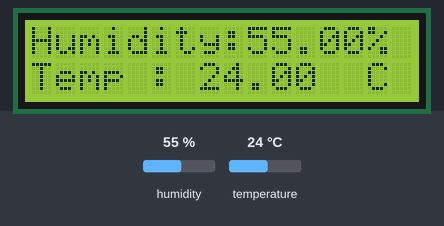
Bench run of a sketch on a simulated Arduino Uno, built with avr-gcc and run on an emulated ATmega328P. Shown: 16×2 character LCD. The inputs (shaded band) are chosen by the test bench; at power-on: humidity 55 %, temperature 24 °C. What the sketch prints to the serial monitor is not drawn.

Above: at 2.7 s.
2.8 s: humidity set to 22 %
At 7.7 s:
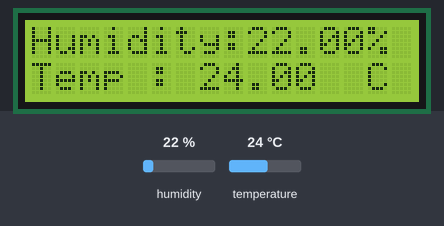
8.8 s: temperature set to 12 °C
At 12.4 s:
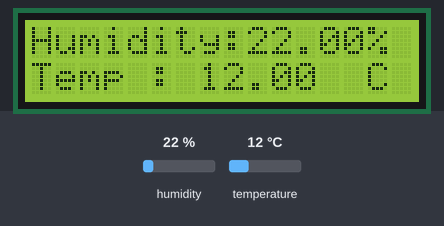
14.8 s: humidity set to 40 %
At 17.1 s:
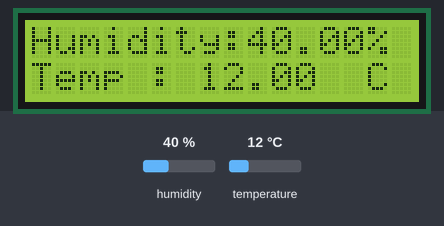
20.8 s: temperature set to 19 °C
At 23.0 s:
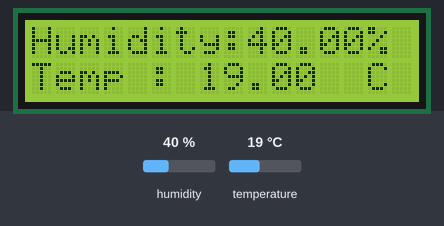
Timing chart, 0 to 24.5 s (numbered marks = the images above; inputs shaded):
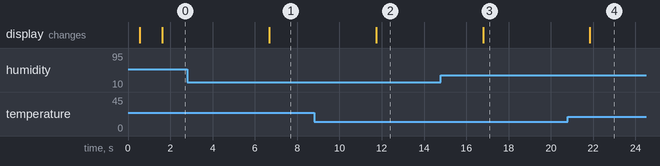

Measured:
- after the input at 2.8 s, the display: changes after 3.9 s (image 1)
- after the input at 8.8 s, the display: changes after 2.9 s (image 2)
- after the input at 14.8 s, the display: changes after 2.0 s (image 3)
- after the input at 20.8 s, the display: changes after 1.1 s (image 4)

The sketch:

Project_2.ino
```cpp
////////////////////////////////////////////
///////// Atoms Labs -  @atomslabs /////////
///////// Arduino Kit - Project 2 //////////
////////////////////////////////////////////

#include "dht.h"
#include <Wire.h>
#include <LiquidCrystal_I2C.h>

LiquidCrystal_I2C lcd(0x27, 16, 2);
dht DHT;
#define dht_apin 3

void setup(){

  Serial.begin(9600);
    delay(500);//Delay to let system boot
  // put your setup code here, to run once:

  lcd.begin();
  lcd.backlight();
  lcd.setCursor(0, 0);

  Serial.println("DHT11 Humidity & temperature Sensor\n\n");
  delay(1000);//Wait before accessing Sensor

}

void loop(){
    DHT.read11(dht_apin);

    Serial.print("Current humidity = ");
    Serial.print(DHT.humidity);
    Serial.print("%  ");
    Serial.print("temperature = ");
    Serial.print(DHT.temperature);
    Serial.println("C  ");

    lcd.setCursor(0, 0);
     lcd.print("Humidity:");
    lcd.print(DHT.humidity);
    lcd.print("%");
    lcd.setCursor(0, 1);
    lcd.print("Temp : ");
    lcd.print(DHT.temperature);
    lcd.println("  C ");

    delay(5000);
}
```
